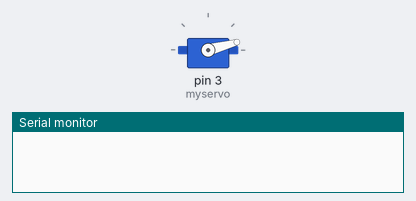
This sketch was run on a simulated Arduino Uno, built with avr-gcc and run on an emulated ATmega328P. On the bench: servo, the last lines printed to the serial monitor.

Above: at 0.1 s.
At 8.8 s:
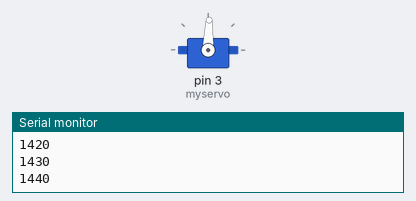
At 17.4 s:
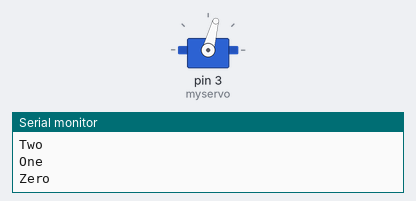
At 35.87 s:
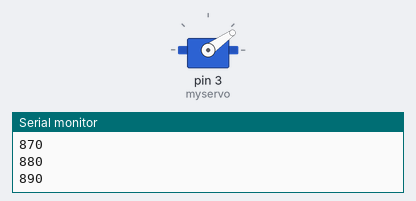
Timing chart, 0 to 40.0 s (numbered marks = the images above):
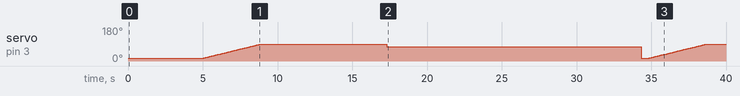

The sketch:

drop_test.ino
```cpp
#include <Servo.h>

// This programme uses the Servo Library to control the PWM value sent to a brushless motor.
// It was used to test the drop time of wings A1 to A4 at different PWM values.
// Written by Donovan and Kieron

Servo myservo;

int PWM = 700;

void setup() {
  // put your setup code here, to run once:
  myservo.attach(3); // Attach servo variable to digital pin 3

  myservo.writeMicroseconds(PWM);

  delay(5000);

  Serial.begin(9600);

  Serial.println("finish");
}

void loop() {
  // put your main code here, to run repeatedly:

  // Ramp function to increase PWM value
  for (PWM = 700; PWM <= 1450; PWM += 10) {
    myservo.writeMicroseconds(PWM);
    delay(50);
    Serial.println(PWM);
  }

  delay(5500);
  Serial.println("Three");
  delay(1000);
  Serial.println("Two");
  delay(1000);
  Serial.println("One");
  delay(1000);
  Serial.println("Zero");

  myservo.writeMicroseconds(1320);
  delay(17000);
  myservo.writeMicroseconds(700);
  delay(500);
}
```
